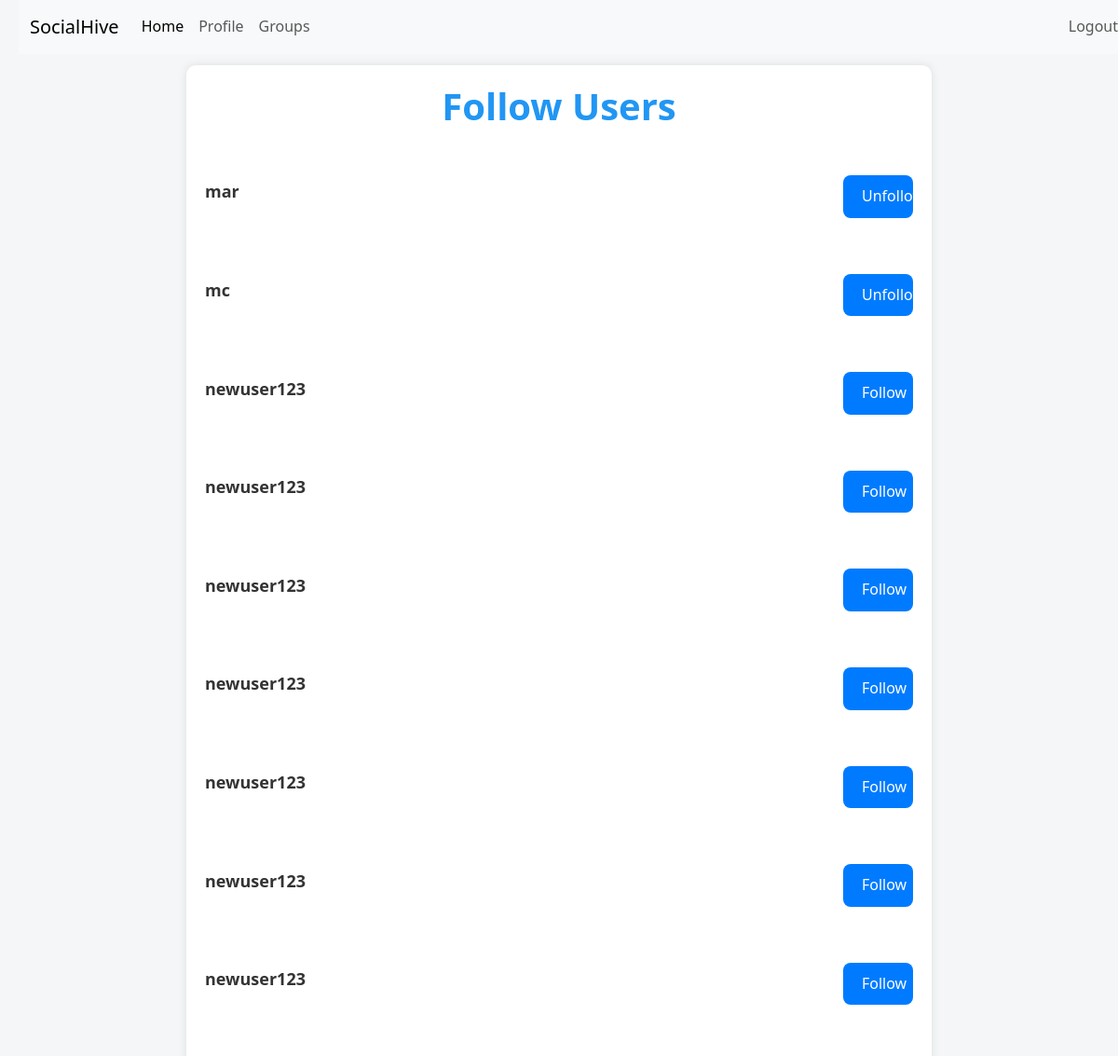
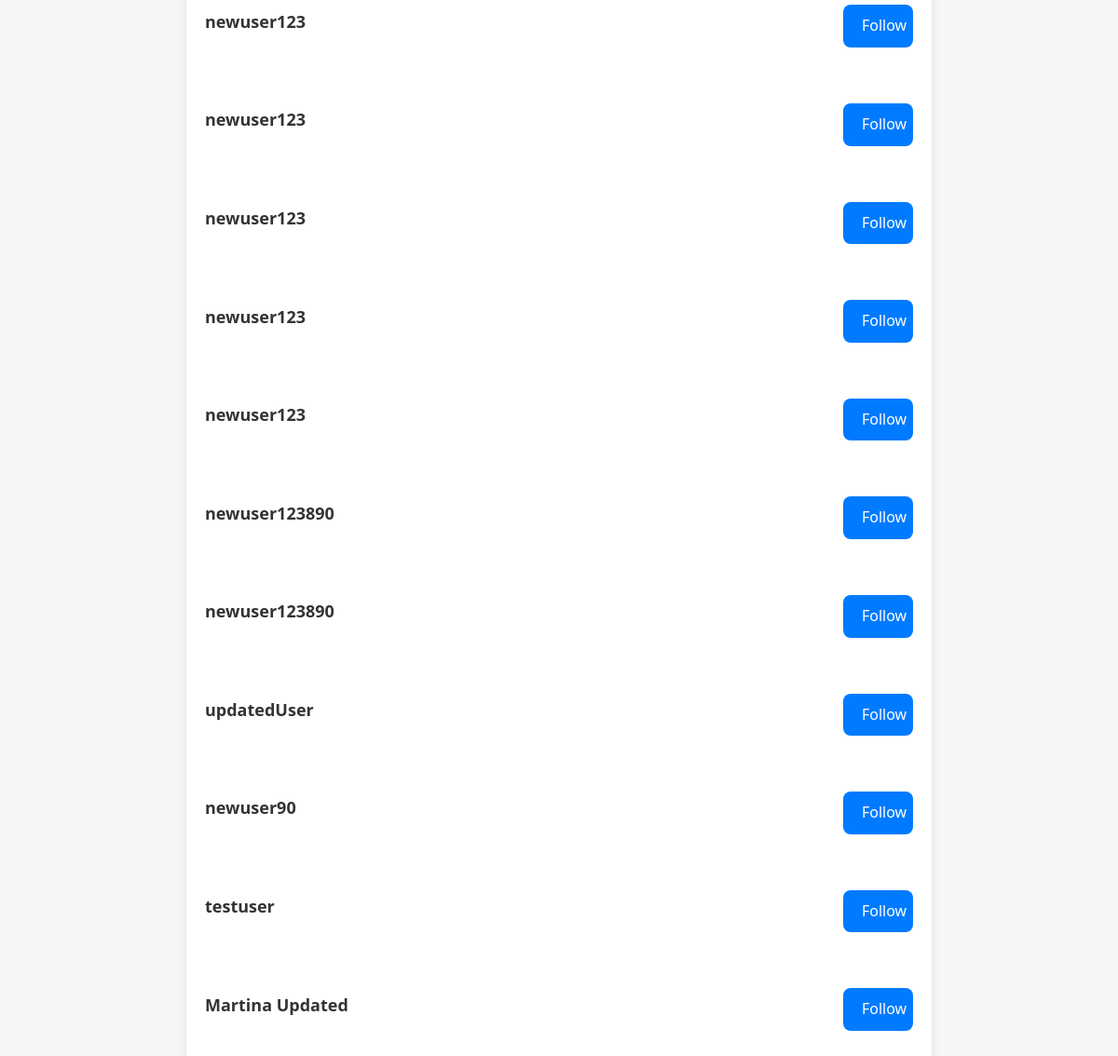
The page /pages/follow_users.php (signed in) on the database its author committed (2 pictures, top to bottom).
### tables this page shows
CREATE TABLE `users` (
  `user_id` int(11) NOT NULL,
  `username` varchar(50) NOT NULL,
  `email` varchar(100) NOT NULL,
  `password` varchar(255) NOT NULL,
  `bio` text NOT NULL,
  `created_at` datetime NOT NULL DEFAULT current_timestamp(),
  `updated_at` datetime NOT NULL DEFAULT current_timestamp() ON UPDATE current_timestamp(),
  `receive_notifications` tinyint(1) NOT NULL DEFAULT 0,
  `profile_image_id` int(11) DEFAULT NULL,
  `notifications_count` int(11) NOT NULL DEFAULT 0,
  `profile_image` varchar(255) DEFAULT 'default-profile.png',
  `status` enum('active','blocked') NOT NULL DEFAULT 'active',
  `is_admin` tinyint(1) DEFAULT 0
);

### pages/follow_users.php (the view, shortened to what this page needs)
<?php
include("../includes/connection.php");
$user_id = $_SESSION['user_id'];
$query = "SELECT user_id, username FROM users WHERE user_id <> ?";
$stmt = $conn->prepare($query);
$stmt->bind_param("i", $user_id);
$stmt->execute();
$users_result = $stmt->get_result();
?>
<!DOCTYPE html>
<html lang="en">
<head>
    <?php include "../includes/header.php"; ?>
    <link rel="stylesheet" href="../assets/style.css">
</head>
<body class="<?php echo $_SESSION['color_scheme']; ?>">
    <div id="box">
        <h1>Follow Users</h1>
        <?php
        if ($users_result->num_rows > 0) {
            while ($user_row = $users_result->fetch_assoc()) {
                $user_id_to_follow = $user_row['user_id'];
                $username_to_follow = $user_row['username'];
                $is_following_query = "SELECT * FROM Follows WHERE follower_id = ? AND followed_id = ?";
                $stmt_is_following = $conn->prepare($is_following_query);
                $stmt_is_following->bind_param("ii", $user_id, $user_id_to_follow);
                $stmt_is_following->execute();
                $is_following_result = $stmt_is_following->get_result();
                $is_following = $is_following_result->num_rows > 0;
                echo "<div class='user-item'>";
                echo "<span class='username'>$username_to_follow</span>";
                if ($is_following) {
                    echo "<form method='post' action='../pages/follow_handler.php' class='follow-form'>
                            <input type='hidden' name='action' value='unfollow'>
                            <input type='hidden' name='target_user_id' value='$user_id_to_follow'>
                            <button type='submit' class='unfollow-btn'>Unfollow</button>
                          </form>";
                } else {
                    echo "<form method='post' action='../pages/follow_handler.php' class='follow-form'>
                            <input type='hidden' name='action' value='follow'>
                            <input type='hidden' name='target_user_id' value='$user_id_to_follow'>
                            <button type='submit' class='follow-btn'>Follow</button>
                          </form>";
                }
                echo "</div>";
            }
        } else {
            echo "<p>No users found.</p>";
        }
        ?>
    </div>
</body>
</html>

### assets/style.css (style rules this page uses)
* { margin: 0; padding: 0; box-sizing: border-box; }
body { font-family: 'Arial', sans-serif; line-height: 1.6; margin: 0; padding: 0; background-color: #fafafa; color: #333; transition: background-color 0.3s, color 0.3s; }
body.light-mode { background-color: #f4f4f4; color: #333; }
#box { max-width: 900px; margin: 50px auto; padding: 30px; background-color: #fff; border-radius: 15px; box-shadow: 0 4px 10px rgba(0, 0, 0, 0.1); text-align: center; transition: box-shadow 0.3s; }
h1 { font-size: 3rem; font-weight: bold; margin-bottom: 20px; color: #2c3e50; }
button, .btn-link { background-color: #2980b9; color: #fff; border: none; padding: 10px 20px; font-size: 1rem; border-radius: 25px; cursor: pointer; transition: background-color 0.3s, transform 0.2s, box-shadow 0.3s ease; text-decoration: none; display: inline-block; margin: 20px 0; }
#box { max-width: 800px; margin: 50px auto; padding: 20px; background-color: <?php echo $box_bg_color; ?>; border-radius: 10px; text-align: center; box-shadow: 0 2px 10px rgba(0, 0, 0, 0.1); }
body { font-family: 'Arial', sans-serif; background-color: #f4f7fb; color: #333; margin: 0; padding: 0; box-sizing: border-box; }
#box { max-width: 800px; margin: 30px auto; padding: 20px; background-color: white; border-radius: 10px; box-shadow: 0 2px 10px rgba(0, 0, 0, 0.1); }
h1 { font-size: 2.5rem; margin-bottom: 20px; color: #2c3e50; text-align: center; }
body { font-family: 'Arial', sans-serif; background-color: <?php echo $_SESSION['color_scheme'] === 'dark' ? '#333' : '#f8f9fa'; ?>; color: <?php echo $_SESSION['color_scheme'] === 'dark' ? '#f8f9fa' : '#333'; ?>; margin: 0; padding: 0; box-sizing: border-box; }
#box { max-width: 800px; margin: 50px auto; padding: 20px; background-color: <?php echo $_SESSION['color_scheme'] === 'dark' ? '#000' : '#d7d9db'; ?>; color: <?php echo $_SESSION['color_scheme'] === 'dark' ? '#f8f9fa' : '#333'; ?>; border-radius: 10px; box-shadow: 0 0 10px rgba(0, 0, 0, 0.1); text-align: center; }
h1, h2 { color: #333; text-align: center; }
body { font-family: 'Arial', sans-serif; background-color: #f4f4f4; color: #333; transition: background-color 0.3s, color 0.3s; line-height: 1.6; }
#box { max-width: 900px; margin: 40px auto; padding: 30px; border-radius: 12px; background-color: #ffffff; box-shadow: 0 4px 12px rgba(0, 0, 0, 0.1); text-align: center; transition: background-color 0.3s ease; }
h1, h2 { color: #2c3e50; margin-bottom: 20px; text-align: center; }
h1 { font-size: 2.5rem; }
button, .btn-link, .comment-submit, .like-button { background-color: #2980b9; color: white; border: none; padding: 10px 20px; font-size: 1rem; border-radius: 25px; cursor: pointer; transition: all 0.3s ease; margin-top: 10px; display: inline-block; text-decoration: none; }
body.light-mode { background-color: #f4f6f8; color: #333; }
body { font-family: 'Segoe UI', Tahoma, Geneva, Verdana, sans-serif; margin: 0; padding: 20px; transition: background 0.3s, color 0.3s; }
#box { max-width: 700px; margin: 0 auto; padding: 25px; background-color: #fff; border-radius: 12px; box-shadow: 0 10px 30px rgba(0, 0, 0, 0.1); }
h1, h2 { text-align: center; margin-bottom: 20px; }
h1 { color: #2196f3; }
.user-item { display: flex; justify-content: space-between; align-items: center; margin-bottom: 10px; }
.username { font-size: 18px; font-weight: bold; margin-right: 10px; }
button { background-color: #007bff; color: white; padding: 8px 15px; border: none; border-radius: 5px; cursor: pointer; font-size: 14px; transition: background-color 0.3s ease; margin-left: 10px; }
.follow-btn { background-color: #28a745; }
.unfollow-btn { background-color: #dc3545; }
button[type="submit"] { background-color: #007bff; color: white; padding: 10px 20px; border: none; border-radius: 8px; font-size: 16px; cursor: pointer; transition: background-color 0.2s ease; }
#box { max-width: 800px; margin: 50px auto; padding: 20px; background-color: #fff; border-radius: 10px; box-shadow: 0 0 10px rgba(0, 0, 0, 0.1); text-align: center; background-color: <?php echo $_SESSION['color_scheme'] === 'dark' ? '000' : '#d7d9db'; ?>; color: <?php echo $_SESSION['color_scheme'] === 'dark' ? '#f8f9fa' : '#333'; ?>; }
form { margin-top: 20px; display: flex; flex-direction: column; align-items: center; }
button { padding: 10px 20px; background-color: #337ab7; color: white; border: none; border-radius: 5px; cursor: pointer; width: 75px; }

### includes/header.php (style rules this page uses)
body { padding-top: 72px; }

### rows shown on the page
users: username "mar"
users: username "mc"
users: username "newuser123"
users: username "newuser123"
users: username "newuser123"
users: username "newuser123"
users: username "newuser123"
users: username "newuser123"
users: username "newuser123"
users: username "newuser123"
users: username "newuser123"
users: username "newuser123"
users: username "newuser123"
users: username "newuser123"
users: username "newuser123890"
users: username "newuser123890"
users: username "updatedUser"
users: username "newuser90"
users: username "testuser"
users: username "Martina Updated"
